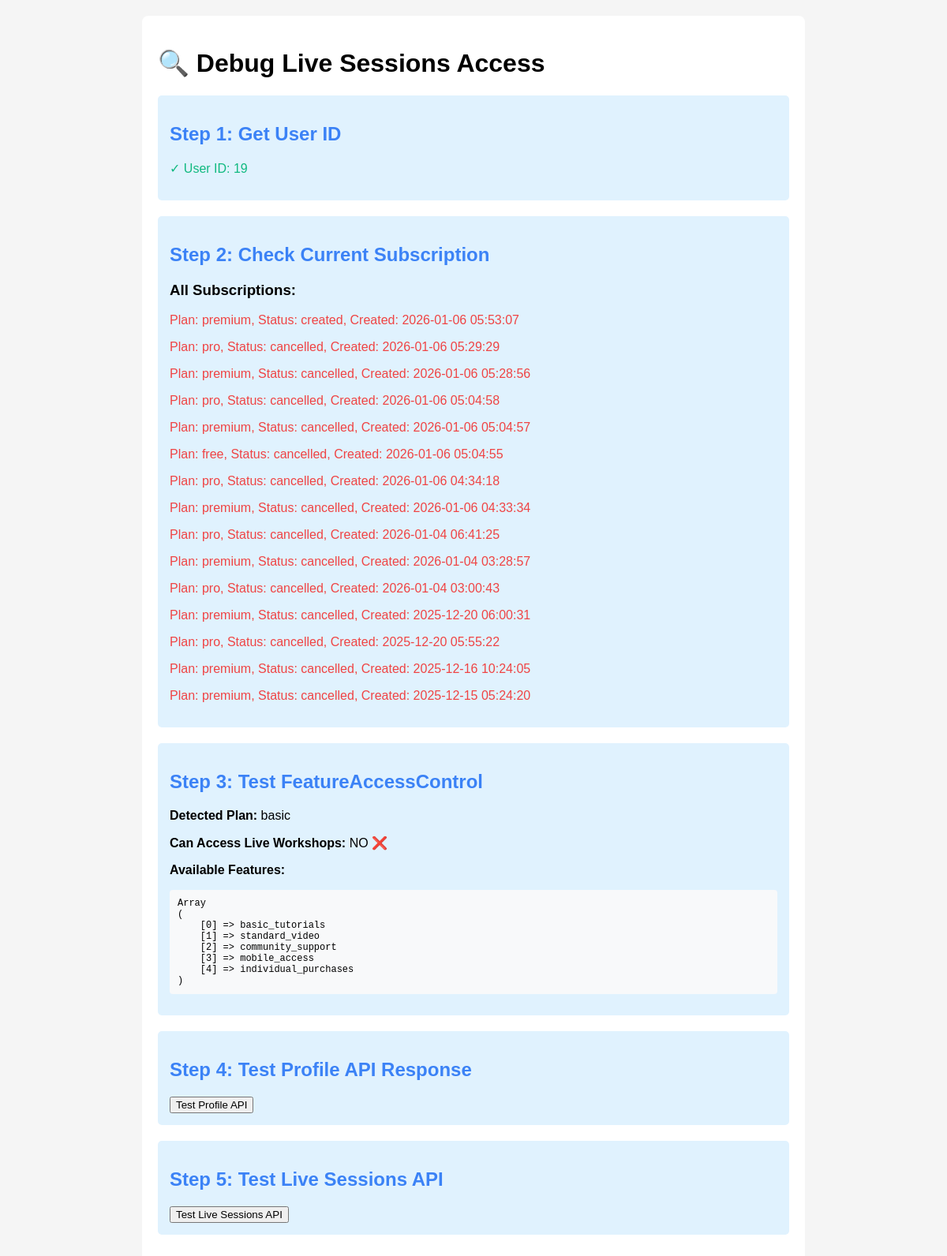
/backend/test-live-access-debug.php, run on the app's committed database.
### tables this page shows
CREATE TABLE `users` (
  `id` int(10) UNSIGNED NOT NULL,
  `first_name` varchar(50) NOT NULL,
  `last_name` varchar(50) NOT NULL,
  `email` varchar(191) NOT NULL,
  `password_hash` varchar(255) DEFAULT NULL,
  `created_at` timestamp NOT NULL DEFAULT current_timestamp(),
  `updated_at` timestamp NOT NULL DEFAULT current_timestamp() ON UPDATE current_timestamp(),
  `razorpay_customer_id` varchar(100) DEFAULT NULL
);

CREATE TABLE `subscriptions` (
  `id` int(10) UNSIGNED NOT NULL,
  `user_id` int(10) UNSIGNED NOT NULL,
  `plan_id` int(10) UNSIGNED NOT NULL,
  `razorpay_subscription_id` varchar(100) DEFAULT NULL,
  `razorpay_plan_id` varchar(100) DEFAULT NULL,
  `status` enum('created','authenticated','active','pending','halted','cancelled','completed','expired') DEFAULT 'created',
  `current_start` timestamp NULL DEFAULT NULL,
  `current_end` timestamp NULL DEFAULT NULL,
  `quantity` int(11) DEFAULT 1,
  `total_count` int(11) DEFAULT NULL,
  `paid_count` int(11) DEFAULT 0,
  `remaining_count` int(11) DEFAULT NULL,
  `notes` longtext DEFAULT NULL CHECK (json_valid(`notes`)),
  `created_at` timestamp NOT NULL DEFAULT current_timestamp(),
  `updated_at` timestamp NOT NULL DEFAULT current_timestamp() ON UPDATE current_timestamp()
);

CREATE TABLE `subscription_plans` (
  `id` int(10) UNSIGNED NOT NULL,
  `plan_code` varchar(50) NOT NULL,
  `name` varchar(100) NOT NULL,
  `description` text DEFAULT NULL,
  `price` decimal(10,2) NOT NULL,
  `currency` varchar(10) DEFAULT 'INR',
  `billing_period` enum('monthly','yearly') DEFAULT 'monthly',
  `razorpay_plan_id` varchar(100) DEFAULT NULL,
  `features` longtext DEFAULT NULL CHECK (json_valid(`features`)),
  `is_active` tinyint(1) DEFAULT 1,
  `created_at` timestamp NOT NULL DEFAULT current_timestamp(),
  `updated_at` timestamp NOT NULL DEFAULT current_timestamp() ON UPDATE current_timestamp()
);

### backend/models/FeatureAccessControl.php (called while the page is built, shortened)
<?php
class FeatureAccessControl {
    private $db;
    public function __construct($database) {
        $this->db = $database;
    }
    public function hasAccess($userId, $featureKey) {
        $userPlan = $this->getUserPlan($userId);
        $allowedFeatures = self::PLAN_FEATURES[$userPlan] ?? [];
        return in_array($featureKey, $allowedFeatures);
    }
    public function getUserPlan($userId) {
        try {
            $stmt = $this->db->prepare("
                SELECT sp.plan_code
                FROM subscriptions s
                JOIN subscription_plans sp ON s.plan_id = sp.id
                WHERE s.user_id = ?
                AND s.status IN ('active', 'authenticated', 'pending')
                ORDER BY s.created_at DESC
                LIMIT 1
            ");
            $stmt->execute([$userId]);
            $result = $stmt->fetch(PDO::FETCH_ASSOC);
            return $result ? $result['plan_code'] : 'basic';
        } catch (Exception $e) {
            error_log("Error getting user plan: " . $e->getMessage());
            return 'basic';
        }
    }
    public function getUserFeatures($userId) {
        $userPlan = $this->getUserPlan($userId);
        return self::PLAN_FEATURES[$userPlan] ?? [];
    }
    public function canAccessLiveWorkshops($userId) {
        return $this->hasAccess($userId, 'live_workshops');
    }
}

### backend/test-live-access-debug.php (the view, shortened to what this page needs)
<?php
echo "<!DOCTYPE html>";
echo "<html><head><title>Debug Live Sessions Access</title>";
echo "</head><body><div class='container'>";
echo "<h1>🔍 Debug Live Sessions Access</h1>";
$userEmail = 'soudhame52@gmail.com';
try {
    require_once 'models/FeatureAccessControl.php';
    $database = new Database();
    $db = $database->getConnection();
    $featureControl = new FeatureAccessControl($db);
    echo "<div class='step'>";
    echo "<h2 class='info'>Step 1: Get User ID</h2>";
    $userStmt = $db->prepare("SELECT id FROM users WHERE email = ?");
    $userStmt->execute([$userEmail]);
    $user = $userStmt->fetch(PDO::FETCH_ASSOC);
    $userId = $user['id'];
    echo "<p class='success'>✓ User ID: $userId</p>";
    echo "</div>";
    echo "<div class='step'>";
    echo "<h2 class='info'>Step 2: Check Current Subscription</h2>";
    $subStmt = $db->prepare("
        SELECT s.*, sp.plan_code, sp.name as plan_name
        FROM subscriptions s
        LEFT JOIN subscription_plans sp ON s.plan_id = sp.id
        WHERE s.user_id = ?
        ORDER BY s.created_at DESC
    ");
    $subStmt->execute([$userId]);
    $subscriptions = $subStmt->fetchAll(PDO::FETCH_ASSOC);
    echo "<h3>All Subscriptions:</h3>";
    foreach ($subscriptions as $sub) {
        $statusColor = ($sub['status'] === 'active') ? 'success' : 'error';
        echo "<p class='$statusColor'>Plan: {$sub['plan_code']}, Status: {$sub['status']}, Created: {$sub['created_at']}</p>";
    }
    echo "</div>";
    echo "<div class='step'>";
    echo "<h2 class='info'>Step 3: Test FeatureAccessControl</h2>";
    $userPlan = $featureControl->getUserPlan($userId);
    echo "<p><strong>Detected Plan:</strong> $userPlan</p>";
    $canAccessLive = $featureControl->canAccessLiveWorkshops($userId);
    echo "<p><strong>Can Access Live Workshops:</strong> " . ($canAccessLive ? 'YES ✅' : 'NO ❌') . "</p>";
    $userFeatures = $featureControl->getUserFeatures($userId);
    echo "<p><strong>Available Features:</strong></p>";
    echo "<pre>" . print_r($userFeatures, true) . "</pre>";
    echo "</div>";
    echo "<div class='step'>";
    echo "<h2 class='info'>Step 4: Test Profile API Response</h2>";
    echo "<button onclick='testProfileAPI()'>Test Profile API</button>";
    echo "</div>";
    echo "<div class='step'>";
    echo "<h2 class='info'>Step 5: Test Live Sessions API</h2>";
    echo "<button onclick='testLiveAPI()'>Test Live Sessions API</button>";
    echo "</div>";
} catch (Exception $e) {
    echo "<div class='error'>❌ Error: " . htmlspecialchars($e->getMessage()) . "</div>";
}
echo "</div>";
echo "</body></html>";
?>

### backend/test-live-access-debug.php (style rules this page uses)
body { font-family:Arial,sans-serif;margin:20px;background:#f5f5f5; }
.container { max-width:800px;margin:0 auto;background:white;padding:20px;border-radius:8px; }
.success { color:#10b981; }
.error { color:#ef4444; }
.info { color:#3b82f6; }
pre { background:#f8f9fa;padding:10px;border-radius:4px;overflow-x:auto;font-size:12px; }
.step { background:#e0f2fe;padding:15px;border-radius:5px;margin:20px 0; }

### data on the page
users: id "19"
subscriptions: subscription_plans.plan_code "premium", status "created", created_at "2026-01-06 05:53:07"
subscriptions: subscription_plans.plan_code "pro", status "cancelled", created_at "2026-01-06 05:29:29"
subscriptions: subscription_plans.plan_code "premium", status "cancelled", created_at "2026-01-06 05:28:56"
subscriptions: subscription_plans.plan_code "pro", status "cancelled", created_at "2026-01-06 05:04:58"
subscriptions: subscription_plans.plan_code "premium", status "cancelled", created_at "2026-01-06 05:04:57"
subscriptions: subscription_plans.plan_code "free", status "cancelled", created_at "2026-01-06 05:04:55"
subscriptions: subscription_plans.plan_code "pro", status "cancelled", created_at "2026-01-06 04:34:18"
subscriptions: subscription_plans.plan_code "premium", status "cancelled", created_at "2026-01-06 04:33:34"
subscriptions: subscription_plans.plan_code "pro", status "cancelled", created_at "2026-01-04 06:41:25"
subscriptions: subscription_plans.plan_code "premium", status "cancelled", created_at "2026-01-04 03:28:57"
subscriptions: subscription_plans.plan_code "pro", status "cancelled", created_at "2026-01-04 03:00:43"
subscriptions: subscription_plans.plan_code "premium", status "cancelled", created_at "2025-12-20 06:00:31"
subscriptions: subscription_plans.plan_code "pro", status "cancelled", created_at "2025-12-20 05:55:22"
subscriptions: subscription_plans.plan_code "premium", status "cancelled", created_at "2025-12-16 10:24:05"
subscriptions: subscription_plans.plan_code "premium", status "cancelled", created_at "2025-12-15 05:24:20"

### other printed values
$userPlan "basic"
print_r($userFeatures, true) "Array ( [0] => basic_tutorials [1] => standard_video [2] => community_support [3] => mobile_access [4] => individual_purchases )"
